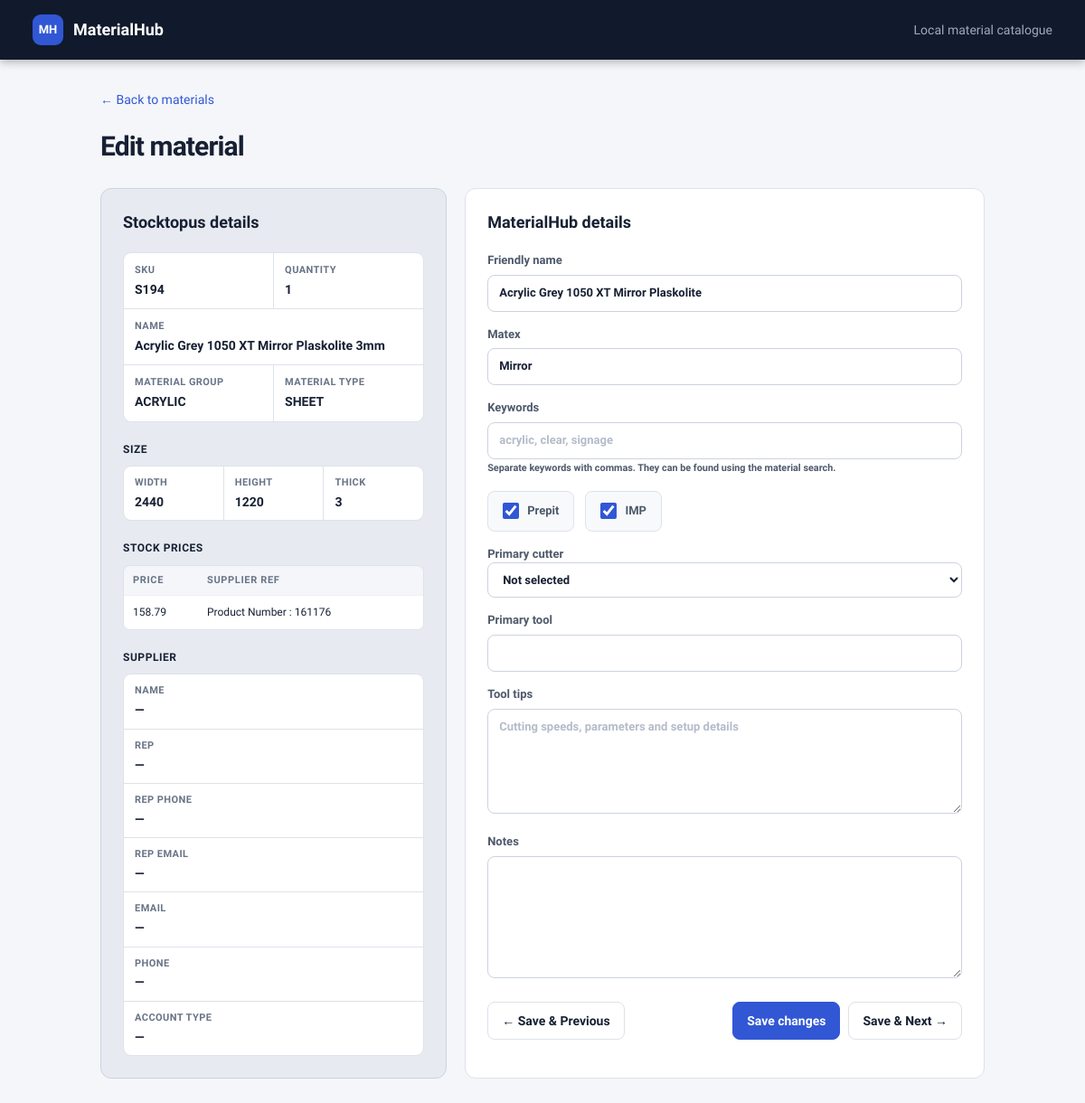
/materials/77/edit, run on the app's committed database.
### app/models.py (models this page shows)
class Material(Base):
    __tablename__ = "materials"
    id: Mapped[int] = mapped_column(primary_key=True)
    stocktopus_id: Mapped[str] = mapped_column(Text, unique=True, index=True)
    name: Mapped[str] = mapped_column(Text, default="")
    sku: Mapped[str | None] = mapped_column(Text)
    material_group: Mapped[str | None] = mapped_column(Text)
    material_type: Mapped[str | None] = mapped_column(Text)
    size_type: Mapped[str] = mapped_column(Text, index=True)
    width_mm: Mapped[float | None] = mapped_column(Float)
    height_mm: Mapped[float | None] = mapped_column(Float)
    length_mm: Mapped[float | None] = mapped_column(Float)
    thickness_mm: Mapped[float | None] = mapped_column(Float)
    size_unit: Mapped[str | None] = mapped_column(Text)
    size_string: Mapped[str | None] = mapped_column(Text)
    quantity: Mapped[float | None] = mapped_column(Float)
    price_range: Mapped[str | None] = mapped_column(Text)
    supplier_name: Mapped[str | None] = mapped_column(Text)
    active: Mapped[bool] = mapped_column(Boolean, default=True, index=True)
    raw_stocktopus_json: Mapped[str] = mapped_column(Text)
    first_seen_at: Mapped[datetime] = mapped_column(DateTime(timezone=True), default=utc_now)
    last_seen_at: Mapped[datetime] = mapped_column(DateTime(timezone=True), default=utc_now)
    updated_from_stocktopus_at: Mapped[datetime] = mapped_column(DateTime(timezone=True), default=utc_now)
    friendly_name: Mapped[str | None] = mapped_column(Text)
    matex: Mapped[str | None] = mapped_column(Text)
    prepit: Mapped[str | None] = mapped_column(Text)
    imp: Mapped[str | None] = mapped_column(Text)
    notes: Mapped[str | None] = mapped_column(Text)
    keywords: Mapped[str | None] = mapped_column(Text)
    primary_cutter: Mapped[str | None] = mapped_column(Text)
    primary_tool: Mapped[str | None] = mapped_column(Text)
    tool_tips: Mapped[str | None] = mapped_column(Text)
    sort_order: Mapped[int] = mapped_column(Integer, default=0)

### app/routes/materials.py (the view)
@router.get("/materials/{material_id}/edit")
def edit_page(material_id: int, request: Request, db: Session = Depends(get_db)):
    material = db.get(Material, material_id)
    if material is None:
        raise HTTPException(status_code=404, detail="Material not found")
    previous_id, next_id = _adjacent_material_ids(db, material_id)
    return templates.TemplateResponse(request, "edit_material.html", {
        "material": material,
        "stocktopus_fields": _stocktopus_fields(material),
        "previous_id": previous_id,
        "next_id": next_id,
    })

### app/templates/edit_material.html (shortened to what this page needs)
{% extends "base.html" %}
{% block content %}
<a class="back" href="/materials">← Back to materials</a>
<section class="heading">
  <div><h1>Edit material</h1></div>
</section>
<div class="edit-grid">
  <section class="card stocktopus-panel">
    <h2>Stocktopus details</h2>
    <div class="stocktopus-fields">
      <div class="stocktopus-overview">
      {% for field in stocktopus_fields %}
        {% if field.kind == 'value' %}
          <dl class="stocktopus-field stocktopus-field--{{ field.source_name|replace('_', '-') }}"><dt title="{{ field.source_name }}">{{ field.name }}</dt><dd>{{ field.value }}</dd></dl>
        {% endif %}
      {% endfor %}
      </div>
      {% for field in stocktopus_fields %}
        {% if field.kind == 'group' %}
          <section class="stocktopus-group stocktopus-group--{{ field.source_name|replace('_', '-') }}">
            <h3 title="{{ field.source_name }}">{{ field.name }}</h3>
            <div class="stocktopus-detail-grid">
              {% for child in field.children %}<dl class="stocktopus-field nested"><dt title="{{ child.source_name }}">{{ child.name }}</dt><dd>{{ child.value }}</dd></dl>{% endfor %}
            </div>
          </section>
        {% elif field.kind == 'collection' %}
          <section class="stocktopus-group">
            <h3 title="{{ field.source_name }}">{{ field.name }}</h3>
            {% if field['items'] %}
              <div class="stocktopus-table-wrap"><table class="stocktopus-table">
                <thead><tr>{% for child in field['items'][0] %}<th>{{ child.name }}</th>{% endfor %}</tr></thead>
                <tbody>{% for item in field['items'] %}<tr>{% for child in item %}<td>{{ child.value }}</td>{% endfor %}</tr>{% endfor %}</tbody>
              </table></div>
            {% else %}<div class="stocktopus-empty">No entries</div>{% endif %}
          </section>
        {% endif %}
      {% endfor %}
    </div>
  </section>
  <form id="edit-material" class="card form" method="post">
    <h2>MaterialHub details</h2>
    <label>Friendly name<input name="friendly_name" value="{{ material.friendly_name or '' }}"></label>
    <label>Matex<input name="matex" value="{{ material.matex or '' }}"></label>
    <label>Keywords
      <input name="keywords" value="{{ material.keywords or '' }}" placeholder="acrylic, clear, signage">
      <small>Separate keywords with commas. They can be found using the material search.</small>
    </label>
    <div class="check-row">
      <label class="check-field"><input type="checkbox" name="prepit" value="1" {% if material.prepit %}checked{% endif %}><span>Prepit</span></label>
      <label class="check-field"><input type="checkbox" name="imp" value="1" {% if material.imp %}checked{% endif %}><span>IMP</span></label>
    </div>
    <label>Primary cutter
      <select name="primary_cutter" id="primary-cutter">
        <option value="">Not selected</option>
      </select>
    </label>
    <label id="primary-tool-field" {% if material.primary_cutter not in ['CNC', 'JWEI'] %}hidden{% endif %}>Primary tool
      <input name="primary_tool" value="{{ material.primary_tool or '' }}">
    </label>
    <label>Tool tips<textarea name="tool_tips" rows="5" placeholder="Cutting speeds, parameters and setup details">{{ material.tool_tips or '' }}</textarea></label>
    <label>Notes<textarea name="notes" rows="6">{{ material.notes or '' }}</textarea></label>
    <div class="edit-navigation">
      <button name="navigation" value="previous" {% if previous_id is none %}disabled{% endif %}>← Save &amp; Previous</button>
      <div class="actions">
        <button class="primary" name="navigation" value="save">Save changes</button>
        <button name="navigation" value="next" {% if next_id is none %}disabled{% endif %}>Save &amp; Next →</button>
      </div>
    </div>
  </form>
</div>
{% endblock %}

### app/static/styles.css (style rules this page uses)
:root { --ink:#172033;--muted:#687386;--line:#dde2ea;--surface:#fff;--bg:#f4f6f9;--brand:#3157d5;--brand-dark:#2446b5 }
* { box-sizing:border-box }
body { margin:0;background:var(--bg);color:var(--ink);font:14px/1.45 Inter,ui-sans-serif,system-ui,-apple-system,"Segoe UI",sans-serif }
.heading { display:flex;align-items:flex-end;justify-content:space-between;margin-bottom:24px }
.heading h1 { font-size:30px;letter-spacing:-.03em;margin:0 }
.actions { display:flex;gap:9px;align-items:center }
button,.button { border:1px solid var(--line);border-radius:8px;background:#fff;color:var(--ink);padding:10px 15px;text-decoration:none;font:inherit;font-weight:600;cursor:pointer }
.primary { background:var(--brand);border-color:var(--brand);color:#fff }
input,select,textarea { width:100%;border:1px solid #ccd3de;border-radius:8px;padding:10px 12px;color:var(--ink);background:#fff;font:inherit }
table { width:100%;border-collapse:collapse;white-space:nowrap }
th { background:#f8f9fb;text-align:left;text-transform:uppercase;letter-spacing:.06em;font-size:11px;color:var(--muted);padding:12px }
td { padding:13px 12px;border-top:1px solid #edf0f4 }
.back { display:inline-block;margin-bottom:20px;color:var(--brand);text-decoration:none }
.edit-grid { display:grid;grid-template-columns:minmax(280px,.7fr) minmax(400px,1.3fr);gap:20px }
.card { background:#fff;border:1px solid var(--line);border-radius:12px;padding:24px }
.card h2 { margin:0 0 20px;font-size:18px }
dl { display:grid;grid-template-columns:130px 1fr;margin:0 }
dt,dd { border-bottom:1px solid #edf0f4;padding:10px 0 }
dt { color:var(--muted) }
dd { margin:0;font-weight:550 }
.form label { display:block;color:#4e596b;font-size:13px;font-weight:600;margin-bottom:16px }
.form input,.form textarea { margin-top:6px }

### app/static/inline-edit.css (style rules this page uses)
.edit-grid { grid-template-columns: minmax(360px, .9fr) minmax(500px, 1.35fr); }
.stocktopus-panel { border-color: #cbd3df; background: #e7ebf1; }
body, button, input, select, textarea { font-family: "Quicksand", ui-sans-serif, system-ui, sans-serif; }
input::placeholder, textarea::placeholder { color: #b4bcc9; opacity: 1; }
.form textarea { resize: vertical; }
.edit-navigation { display: flex; align-items: center; justify-content: space-between; gap: 12px; padding-top: 4px; }
.check-cell input, .check-field input { width: 18px; height: 18px; margin: 0; accent-color: var(--brand); cursor: pointer; }
.check-row { display: flex; gap: 12px; margin-bottom: 16px; }
.form .check-field { display: flex; align-items: center; gap: 9px; margin: 0; padding: 12px 16px; border: 1px solid var(--line); border-radius: 8px; background: #f8f9fb; }
.form .check-field input { margin: 0; }
.stocktopus-fields { display: block; }
.stocktopus-overview, .stocktopus-detail-grid { display: grid; grid-template-columns: repeat(2, minmax(0, 1fr)); gap: 1px; overflow: hidden; border: 1px solid var(--line); border-radius: 9px; background: var(--line); }
.stocktopus-field--name { grid-column: 1 / -1; }
.stocktopus-group--size .stocktopus-detail-grid { grid-template-columns: repeat(3, minmax(0, 1fr)); }
.stocktopus-group--supplier .stocktopus-detail-grid { grid-template-columns: minmax(0, 1fr); }
.stocktopus-field { display: grid; grid-template-columns: minmax(0, 1fr); margin: 0; min-width: 0; border: 0; background: #fff; padding: 11px 12px; }
.stocktopus-field dt { display: block; width: 100%; padding: 0 0 3px; border: 0; color: var(--muted); font-size: 11px; font-weight: 700; letter-spacing: .04em; text-transform: uppercase; }
.stocktopus-field dd { display: block; width: 100%; margin: 0; padding: 0; border: 0; overflow-wrap: anywhere; }
.stocktopus-group { margin-top: 22px; }
.stocktopus-group h3 { margin: 0 0 9px; padding: 0; border: 0; color: var(--ink); font-size: 12px; letter-spacing: .045em; text-transform: uppercase; }
.stocktopus-field.nested { padding: 10px 12px; }
.stocktopus-table-wrap { overflow: hidden; border: 1px solid var(--line); border-radius: 8px; }
.stocktopus-table { table-layout: fixed; white-space: normal; }
.stocktopus-table th:first-child, .stocktopus-table td:first-child { width: 82px; }
.stocktopus-table th { background: #f4f6fa; padding: 8px 10px; }
.stocktopus-table td { padding: 10px; vertical-align: top; font-size: 12px; overflow-wrap: anywhere; }
.stocktopus-table tbody tr, .stocktopus-table tbody td { background: #fff; }

### data on the page
Material: friendly_name "Acrylic Grey 1050 XT Mirror Plaskolite", matex "Mirror", prepit "☑", imp "☑"

### other printed values
{{ field.name }} "SKU" "QUANTITY" "NAME" "MATERIAL GROUP" "MATERIAL TYPE"
{{ field.value }} "S194" "1" "Acrylic Grey 1050 XT Mirror Plaskolite 3mm" "ACRYLIC" "SHEET"
{{ field.name }} "SIZE" "SUPPLIER"
{{ child.name }} "WIDTH" "HEIGHT" "THICK" "NAME" "REP" "REP PHONE" "REP EMAIL" "EMAIL" "PHONE" "ACCOUNT TYPE"
{{ child.value }} "2440" "1220" "3" "—" "—" "—" "—" "—" "—" "—"
{{ field.name }} "STOCK PRICES"
{{ child.name }} "PRICE" "SUPPLIER REF"
{{ child.value }} "158.79" "Product Number : 161176"
